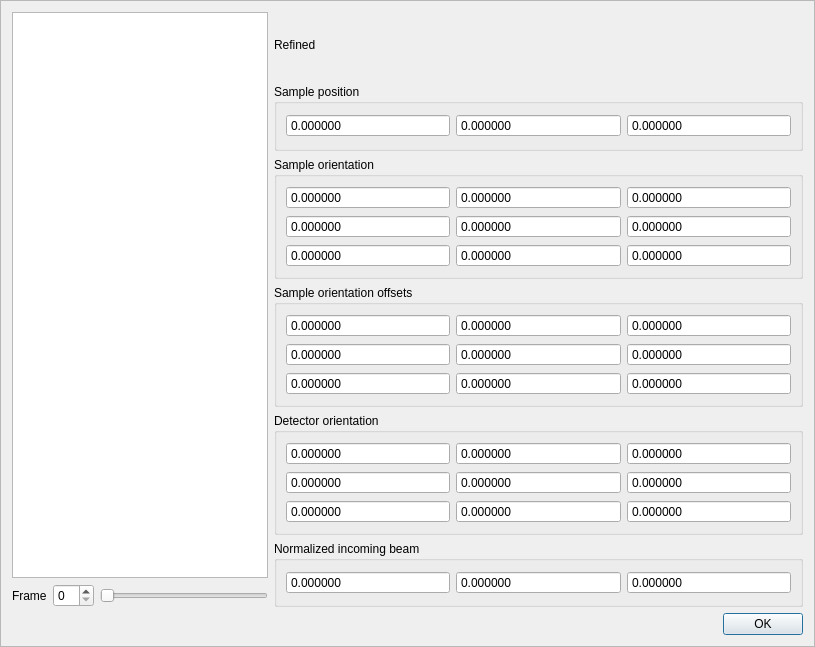
<?xml version="1.0" encoding="UTF-8"?>
<ui version="4.0">
 <class>FrameInstrumentStates</class>
 <widget class="NSXQFrame" name="Frame">
  <property name="geometry">
   <rect>
    <x>0</x>
    <y>0</y>
    <width>815</width>
    <height>647</height>
   </rect>
  </property>
  <property name="windowTitle">
   <string>Frame</string>
  </property>
  <property name="frameShape">
   <enum>QFrame::StyledPanel</enum>
  </property>
  <property name="frameShadow">
   <enum>QFrame::Raised</enum>
  </property>
  <layout class="QVBoxLayout" name="verticalLayout_3">
   <item>
    <layout class="QHBoxLayout" name="horizontalLayout_3" stretch="0,3">
     <item>
      <layout class="QVBoxLayout" name="verticalLayout">
       <item>
        <widget class="QListWidget" name="data"/>
       </item>
       <item>
        <layout class="QHBoxLayout" name="horizontalLayout">
         <item>
          <widget class="QLabel" name="label">
           <property name="text">
            <string>Frame</string>
           </property>
          </widget>
         </item>
         <item>
          <widget class="QSpinBox" name="frameIndex">
           <property name="readOnly">
            <bool>false</bool>
           </property>
           <property name="buttonSymbols">
            <enum>QAbstractSpinBox::UpDownArrows</enum>
           </property>
           <property name="singleStep">
            <number>1</number>
           </property>
          </widget>
         </item>
         <item>
          <widget class="QSlider" name="frameSlider">
           <property name="tracking">
            <bool>true</bool>
           </property>
           <property name="orientation">
            <enum>Qt::Horizontal</enum>
           </property>
           <property name="tickPosition">
            <enum>QSlider::NoTicks</enum>
           </property>
          </widget>
         </item>
        </layout>
       </item>
      </layout>
     </item>
     <item>
      <layout class="QVBoxLayout" name="verticalLayout_2">
       <item>
        <widget class="QLabel" name="refined">
         <property name="text">
          <string>Refined</string>
         </property>
        </widget>
       </item>
       <item>
        <widget class="QGroupBox" name="groupBox">
         <property name="title">
          <string>Sample position</string>
         </property>
         <layout class="QHBoxLayout" name="horizontalLayout_2">
          <item>
           <widget class="QDoubleSpinBox" name="sample_position_x">
            <property name="readOnly">
             <bool>true</bool>
            </property>
            <property name="buttonSymbols">
             <enum>QAbstractSpinBox::NoButtons</enum>
            </property>
            <property name="decimals">
             <number>6</number>
            </property>
            <property name="minimum">
             <double>-1000000.000000000000000</double>
            </property>
            <property name="maximum">
             <double>1000000.000000000000000</double>
            </property>
           </widget>
          </item>
          <item>
           <widget class="QDoubleSpinBox" name="sample_position_y">
            <property name="readOnly">
             <bool>true</bool>
            </property>
            <property name="buttonSymbols">
             <enum>QAbstractSpinBox::NoButtons</enum>
            </property>
            <property name="decimals">
             <number>6</number>
            </property>
            <property name="minimum">
             <double>-1000000.000000000000000</double>
            </property>
            <property name="maximum">
             <double>1000000.000000000000000</double>
            </property>
           </widget>
          </item>
          <item>
           <widget class="QDoubleSpinBox" name="sample_position_z">
            <property name="readOnly">
             <bool>true</bool>
            </property>
            <property name="buttonSymbols">
             <enum>QAbstractSpinBox::NoButtons</enum>
            </property>
            <property name="decimals">
             <number>6</number>
            </property>
            <property name="minimum">
             <double>-1000000.000000000000000</double>
            </property>
            <property name="maximum">
             <double>1000000.000000000000000</double>
            </property>
           </widget>
          </item>
         </layout>
        </widget>
       </item>
       <item>
        <widget class="QGroupBox" name="groupBox_2">
         <property name="title">
          <string>Sample orientation</string>
         </property>
         <layout class="QGridLayout" name="gridLayout">
          <item row="1" column="0">
           <widget class="QDoubleSpinBox" name="sample_orientation_10">
            <property name="readOnly">
             <bool>true</bool>
            </property>
            <property name="buttonSymbols">
             <enum>QAbstractSpinBox::NoButtons</enum>
            </property>
            <property name="decimals">
             <number>6</number>
            </property>
            <property name="minimum">
             <double>-1000000.000000000000000</double>
            </property>
            <property name="maximum">
             <double>1000000.000000000000000</double>
            </property>
           </widget>
          </item>
          <item row="0" column="0">
           <widget class="QDoubleSpinBox" name="sample_orientation_00">
            <property name="enabled">
             <bool>true</bool>
            </property>
            <property name="readOnly">
             <bool>true</bool>
            </property>
            <property name="buttonSymbols">
             <enum>QAbstractSpinBox::NoButtons</enum>
            </property>
            <property name="decimals">
             <number>6</number>
            </property>
            <property name="minimum">
             <double>-1000000.000000000000000</double>
            </property>
            <property name="maximum">
             <double>1000000.000000000000000</double>
            </property>
           </widget>
          </item>
          <item row="2" column="1">
           <widget class="QDoubleSpinBox" name="sample_orientation_21">
            <property name="readOnly">
             <bool>true</bool>
            </property>
            <property name="buttonSymbols">
             <enum>QAbstractSpinBox::NoButtons</enum>
            </property>
            <property name="decimals">
             <number>6</number>
            </property>
            <property name="minimum">
             <double>-1000000.000000000000000</double>
            </property>
            <property name="maximum">
             <double>1000000.000000000000000</double>
            </property>
           </widget>
          </item>
          <item row="2" column="2">
           <widget class="QDoubleSpinBox" name="sample_orientation_22">
            <property name="readOnly">
             <bool>true</bool>
            </property>
            <property name="buttonSymbols">
             <enum>QAbstractSpinBox::NoButtons</enum>
            </property>
            <property name="decimals">
             <number>6</number>
            </property>
            <property name="minimum">
             <double>-1000000.000000000000000</double>
            </property>
            <property name="maximum">
             <double>1000000.000000000000000</double>
            </property>
           </widget>
          </item>
          <item row="1" column="1">
           <widget class="QDoubleSpinBox" name="sample_orientation_11">
            <property name="readOnly">
             <bool>true</bool>
            </property>
            <property name="buttonSymbols">
             <enum>QAbstractSpinBox::NoButtons</enum>
            </property>
            <property name="decimals">
             <number>6</number>
            </property>
            <property name="minimum">
             <double>-1000000.000000000000000</double>
            </property>
            <property name="maximum">
             <double>1000000.000000000000000</double>
            </property>
           </widget>
          </item>
          <item row="2" column="0">
           <widget class="QDoubleSpinBox" name="sample_orientation_20">
            <property name="readOnly">
             <bool>true</bool>
            </property>
            <property name="buttonSymbols">
             <enum>QAbstractSpinBox::NoButtons</enum>
            </property>
            <property name="decimals">
             <number>6</number>
            </property>
            <property name="minimum">
             <double>-1000000.000000000000000</double>
            </property>
            <property name="maximum">
             <double>1000000.000000000000000</double>
            </property>
           </widget>
          </item>
          <item row="1" column="2">
           <widget class="QDoubleSpinBox" name="sample_orientation_12">
            <property name="readOnly">
             <bool>true</bool>
            </property>
            <property name="buttonSymbols">
             <enum>QAbstractSpinBox::NoButtons</enum>
            </property>
            <property name="decimals">
             <number>6</number>
            </property>
            <property name="minimum">
             <double>-1000000.000000000000000</double>
            </property>
            <property name="maximum">
             <double>1000000.000000000000000</double>
            </property>
           </widget>
          </item>
          <item row="0" column="1">
           <widget class="QDoubleSpinBox" name="sample_orientation_01">
            <property name="readOnly">
             <bool>true</bool>
            </property>
            <property name="buttonSymbols">
             <enum>QAbstractSpinBox::NoButtons</enum>
            </property>
            <property name="decimals">
             <number>6</number>
            </property>
            <property name="minimum">
             <double>-1000000.000000000000000</double>
            </property>
            <property name="maximum">
             <double>1000000.000000000000000</double>
            </property>
           </widget>
          </item>
          <item row="0" column="2">
           <widget class="QDoubleSpinBox" name="sample_orientation_02">
            <property name="readOnly">
             <bool>true</bool>
            </property>
            <property name="buttonSymbols">
             <enum>QAbstractSpinBox::NoButtons</enum>
            </property>
            <property name="decimals">
             <number>6</number>
            </property>
            <property name="minimum">
             <double>-1000000.000000000000000</double>
            </property>
            <property name="maximum">
             <double>1000000.000000000000000</double>
            </property>
           </widget>
          </item>
         </layout>
        </widget>
       </item>
       <item>
        <widget class="QGroupBox" name="groupBox_3">
         <property name="title">
          <string>Sample orientation offsets</string>
         </property>
         <layout class="QGridLayout" name="gridLayout_3">
          <item row="1" column="0">
           <widget class="QDoubleSpinBox" name="sample_orientation_offset_10">
            <property name="readOnly">
             <bool>true</bool>
            </property>
            <property name="buttonSymbols">
             <enum>QAbstractSpinBox::NoButtons</enum>
            </property>
            <property name="decimals">
             <number>6</number>
            </property>
            <property name="minimum">
             <double>-1000000.000000000000000</double>
            </property>
            <property name="maximum">
             <double>1000000.000000000000000</double>
            </property>
           </widget>
          </item>
          <item row="0" column="2">
           <widget class="QDoubleSpinBox" name="sample_orientation_offset_02">
            <property name="readOnly">
             <bool>true</bool>
            </property>
            <property name="buttonSymbols">
             <enum>QAbstractSpinBox::NoButtons</enum>
            </property>
            <property name="decimals">
             <number>6</number>
            </property>
            <property name="minimum">
             <double>-1000000.000000000000000</double>
            </property>
            <property name="maximum">
             <double>1000000.000000000000000</double>
            </property>
           </widget>
          </item>
          <item row="2" column="1">
           <widget class="QDoubleSpinBox" name="sample_orientation_offset_21">
            <property name="readOnly">
             <bool>true</bool>
            </property>
            <property name="buttonSymbols">
             <enum>QAbstractSpinBox::NoButtons</enum>
            </property>
            <property name="decimals">
             <number>6</number>
            </property>
            <property name="minimum">
             <double>-1000000.000000000000000</double>
            </property>
            <property name="maximum">
             <double>1000000.000000000000000</double>
            </property>
           </widget>
          </item>
          <item row="1" column="1">
           <widget class="QDoubleSpinBox" name="sample_orientation_offset_11">
            <property name="readOnly">
             <bool>true</bool>
            </property>
            <property name="buttonSymbols">
             <enum>QAbstractSpinBox::NoButtons</enum>
            </property>
            <property name="decimals">
             <number>6</number>
            </property>
            <property name="minimum">
             <double>-1000000.000000000000000</double>
            </property>
            <property name="maximum">
             <double>1000000.000000000000000</double>
            </property>
           </widget>
          </item>
          <item row="2" column="0">
           <widget class="QDoubleSpinBox" name="sample_orientation_offset_20">
            <property name="readOnly">
             <bool>true</bool>
            </property>
            <property name="buttonSymbols">
             <enum>QAbstractSpinBox::NoButtons</enum>
            </property>
            <property name="decimals">
             <number>6</number>
            </property>
            <property name="minimum">
             <double>-1000000.000000000000000</double>
            </property>
            <property name="maximum">
             <double>1000000.000000000000000</double>
            </property>
           </widget>
          </item>
          <item row="2" column="2">
           <widget class="QDoubleSpinBox" name="sample_orientation_offset_22">
            <property name="readOnly">
             <bool>true</bool>
            </property>
            <property name="buttonSymbols">
             <enum>QAbstractSpinBox::NoButtons</enum>
            </property>
            <property name="decimals">
             <number>6</number>
            </property>
            <property name="minimum">
             <double>-1000000.000000000000000</double>
            </property>
            <property name="maximum">
             <double>1000000.000000000000000</double>
            </property>
           </widget>
          </item>
          <item row="0" column="0">
           <widget class="QDoubleSpinBox" name="sample_orientation_offset_00">
            <property name="enabled">
             <bool>true</bool>
            </property>
            <property name="readOnly">
             <bool>true</bool>
            </property>
            <property name="buttonSymbols">
             <enum>QAbstractSpinBox::NoButtons</enum>
            </property>
            <property name="decimals">
             <number>6</number>
            </property>
            <property name="minimum">
             <double>-1000000.000000000000000</double>
            </property>
            <property name="maximum">
             <double>1000000.000000000000000</double>
            </property>
           </widget>
          </item>
          <item row="1" column="2">
           <widget class="QDoubleSpinBox" name="sample_orientation_offset_12">
            <property name="readOnly">
             <bool>true</bool>
            </property>
            <property name="buttonSymbols">
             <enum>QAbstractSpinBox::NoButtons</enum>
            </property>
            <property name="decimals">
             <number>6</number>
            </property>
            <property name="minimum">
             <double>-1000000.000000000000000</double>
            </property>
            <property name="maximum">
             <double>1000000.000000000000000</double>
            </property>
           </widget>
          </item>
          <item row="0" column="1">
           <widget class="QDoubleSpinBox" name="sample_orientation_offset_01">
            <property name="readOnly">
             <bool>true</bool>
            </property>
            <property name="buttonSymbols">
             <enum>QAbstractSpinBox::NoButtons</enum>
            </property>
            <property name="decimals">
             <number>6</number>
            </property>
            <property name="minimum">
             <double>-1000000.000000000000000</double>
            </property>
            <property name="maximum">
             <double>1000000.000000000000000</double>
            </property>
           </widget>
          </item>
         </layout>
         <zorder>sample_orientation_offset_00</zorder>
         <zorder>sample_orientation_offset_11</zorder>
         <zorder>sample_orientation_offset_01</zorder>
         <zorder>sample_orientation_offset_10</zorder>
         <zorder>sample_orientation_offset_02</zorder>
         <zorder>sample_orientation_offset_20</zorder>
         <zorder>sample_orientation_offset_21</zorder>
         <zorder>sample_orientation_offset_12</zorder>
         <zorder>sample_orientation_offset_22</zorder>
        </widget>
       </item>
       <item>
        <widget class="QGroupBox" name="groupBox_5">
         <property name="title">
          <string>Detector orientation</string>
         </property>
         <layout class="QGridLayout" name="gridLayout_4">
          <item row="0" column="0">
           <widget class="QDoubleSpinBox" name="detector_orientation_00">
            <property name="enabled">
             <bool>true</bool>
            </property>
            <property name="readOnly">
             <bool>true</bool>
            </property>
            <property name="buttonSymbols">
             <enum>QAbstractSpinBox::NoButtons</enum>
            </property>
            <property name="decimals">
             <number>6</number>
            </property>
            <property name="minimum">
             <double>-1000000.000000000000000</double>
            </property>
            <property name="maximum">
             <double>1000000.000000000000000</double>
            </property>
           </widget>
          </item>
          <item row="0" column="1">
           <widget class="QDoubleSpinBox" name="detector_orientation_01">
            <property name="readOnly">
             <bool>true</bool>
            </property>
            <property name="buttonSymbols">
             <enum>QAbstractSpinBox::NoButtons</enum>
            </property>
            <property name="decimals">
             <number>6</number>
            </property>
            <property name="minimum">
             <double>-1000000.000000000000000</double>
            </property>
            <property name="maximum">
             <double>1000000.000000000000000</double>
            </property>
           </widget>
          </item>
          <item row="0" column="2">
           <widget class="QDoubleSpinBox" name="detector_orientation_02">
            <property name="readOnly">
             <bool>true</bool>
            </property>
            <property name="buttonSymbols">
             <enum>QAbstractSpinBox::NoButtons</enum>
            </property>
            <property name="decimals">
             <number>6</number>
            </property>
            <property name="minimum">
             <double>-1000000.000000000000000</double>
            </property>
            <property name="maximum">
             <double>1000000.000000000000000</double>
            </property>
           </widget>
          </item>
          <item row="1" column="0">
           <widget class="QDoubleSpinBox" name="detector_orientation_10">
            <property name="readOnly">
             <bool>true</bool>
            </property>
            <property name="buttonSymbols">
             <enum>QAbstractSpinBox::NoButtons</enum>
            </property>
            <property name="decimals">
             <number>6</number>
            </property>
            <property name="minimum">
             <double>-1000000.000000000000000</double>
            </property>
            <property name="maximum">
             <double>1000000.000000000000000</double>
            </property>
           </widget>
          </item>
          <item row="1" column="1">
           <widget class="QDoubleSpinBox" name="detector_orientation_11">
            <property name="readOnly">
             <bool>true</bool>
            </property>
            <property name="buttonSymbols">
             <enum>QAbstractSpinBox::NoButtons</enum>
            </property>
            <property name="decimals">
             <number>6</number>
            </property>
            <property name="minimum">
             <double>-1000000.000000000000000</double>
            </property>
            <property name="maximum">
             <double>1000000.000000000000000</double>
            </property>
           </widget>
          </item>
          <item row="1" column="2">
           <widget class="QDoubleSpinBox" name="detector_orientation_12">
            <property name="readOnly">
             <bool>true</bool>
            </property>
            <property name="buttonSymbols">
             <enum>QAbstractSpinBox::NoButtons</enum>
            </property>
            <property name="decimals">
             <number>6</number>
            </property>
            <property name="minimum">
             <double>-1000000.000000000000000</double>
            </property>
            <property name="maximum">
             <double>1000000.000000000000000</double>
            </property>
           </widget>
          </item>
          <item row="2" column="0">
           <widget class="QDoubleSpinBox" name="detector_orientation_20">
            <property name="readOnly">
             <bool>true</bool>
            </property>
            <property name="buttonSymbols">
             <enum>QAbstractSpinBox::NoButtons</enum>
            </property>
            <property name="decimals">
             <number>6</number>
            </property>
            <property name="minimum">
             <double>-1000000.000000000000000</double>
            </property>
            <property name="maximum">
             <double>1000000.000000000000000</double>
            </property>
           </widget>
          </item>
          <item row="2" column="1">
           <widget class="QDoubleSpinBox" name="detector_orientation_21">
            <property name="readOnly">
             <bool>true</bool>
            </property>
            <property name="buttonSymbols">
             <enum>QAbstractSpinBox::NoButtons</enum>
            </property>
            <property name="decimals">
             <number>6</number>
            </property>
            <property name="minimum">
             <double>-1000000.000000000000000</double>
            </property>
            <property name="maximum">
             <double>1000000.000000000000000</double>
            </property>
           </widget>
          </item>
          <item row="2" column="2">
           <widget class="QDoubleSpinBox" name="detector_orientation_22">
            <property name="readOnly">
             <bool>true</bool>
            </property>
            <property name="buttonSymbols">
             <enum>QAbstractSpinBox::NoButtons</enum>
            </property>
            <property name="decimals">
             <number>6</number>
            </property>
            <property name="minimum">
             <double>-1000000.000000000000000</double>
            </property>
            <property name="maximum">
             <double>1000000.000000000000000</double>
            </property>
           </widget>
          </item>
         </layout>
        </widget>
       </item>
       <item>
        <widget class="QGroupBox" name="groupBox_4">
         <property name="title">
          <string>Normalized incoming beam</string>
         </property>
         <layout class="QHBoxLayout" name="horizontalLayout_4">
          <item>
           <widget class="QDoubleSpinBox" name="ni_x">
            <property name="readOnly">
             <bool>true</bool>
            </property>
            <property name="buttonSymbols">
             <enum>QAbstractSpinBox::NoButtons</enum>
            </property>
            <property name="decimals">
             <number>6</number>
            </property>
            <property name="minimum">
             <double>-1000000.000000000000000</double>
            </property>
            <property name="maximum">
             <double>1000000.000000000000000</double>
            </property>
           </widget>
          </item>
          <item>
           <widget class="QDoubleSpinBox" name="ni_y">
            <property name="readOnly">
             <bool>true</bool>
            </property>
            <property name="buttonSymbols">
             <enum>QAbstractSpinBox::NoButtons</enum>
            </property>
            <property name="decimals">
             <number>6</number>
            </property>
            <property name="minimum">
             <double>-1000000.000000000000000</double>
            </property>
            <property name="maximum">
             <double>1000000.000000000000000</double>
            </property>
           </widget>
          </item>
          <item>
           <widget class="QDoubleSpinBox" name="ni_z">
            <property name="readOnly">
             <bool>true</bool>
            </property>
            <property name="buttonSymbols">
             <enum>QAbstractSpinBox::NoButtons</enum>
            </property>
            <property name="decimals">
             <number>6</number>
            </property>
            <property name="minimum">
             <double>-1000000.000000000000000</double>
            </property>
            <property name="maximum">
             <double>1000000.000000000000000</double>
            </property>
           </widget>
          </item>
         </layout>
        </widget>
       </item>
      </layout>
     </item>
    </layout>
   </item>
   <item>
    <widget class="QDialogButtonBox" name="actions">
     <property name="standardButtons">
      <set>QDialogButtonBox::Ok</set>
     </property>
    </widget>
   </item>
  </layout>
 </widget>
 <customwidgets>
  <customwidget>
   <class>NSXQFrame</class>
   <extends>QFrame</extends>
   <header>NSXQFrame.h</header>
   <container>1</container>
  </customwidget>
 </customwidgets>
 <resources/>
 <connections/>
</ui>
